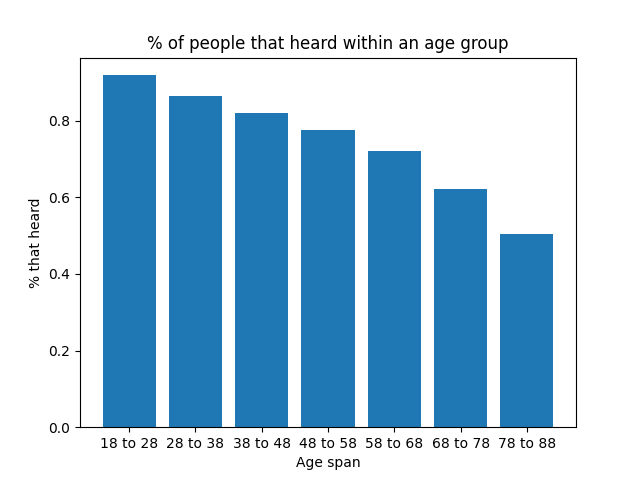

Write the Python code that produced this figure.
import pandas as pd
import matplotlib.pyplot as plt
import numpy as np

data = pd.read_csv("./data/siren_data_train.csv")
ages_data = data["age"]
data_heard = data.loc[data["heard"] == 1]
data_not_heard = data.loc[data["heard"] == 0]

std_heard = np.std(data_heard["age"])
std_not_heard = np.std(data_not_heard["age"])

avg_age_heard = np.round(np.average(data_heard["age"]))
avg_age_not_heard = np.round(np.average(data_not_heard["age"]))

print(data.head(100))
print(f"Youngest person is: { min(ages_data) } y/o")
print(f"Oldest person is: { max(ages_data) } y/o")
print(f"The average age of people that heard is: { avg_age_heard }")
print(f"The average age of people that did not hear is: { avg_age_not_heard }")
print(f"The std of people that did hear is: { std_heard }")
print(f"The std of people that did not hear is: { std_not_heard }")
print("Finished")

heard_prc = []
label = []

for i in range(18, 88, 10):
    start = i
    end = i + 10

    d_sub = data.loc[((start <= data["age"]) & (data["age"] < end))]
    label.append(f"{start} to {end}")
    heard_prc.append(np.average(d_sub["heard"]))

heard_prc = [round(num, 2) for num in heard_prc]

plt.bar(label, heard_prc)
plt.title('% of people that heard within an age group')
plt.xlabel('Age span')
plt.ylabel('% that heard')
plt.show()
